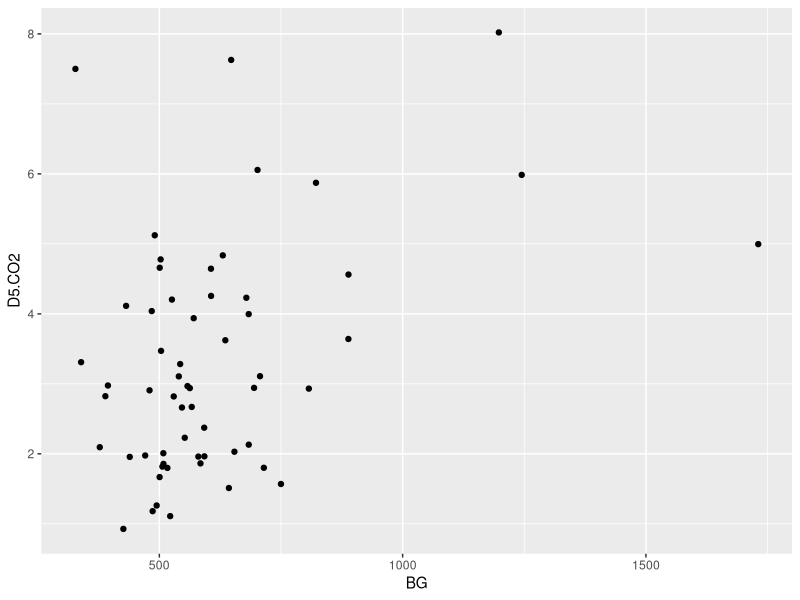
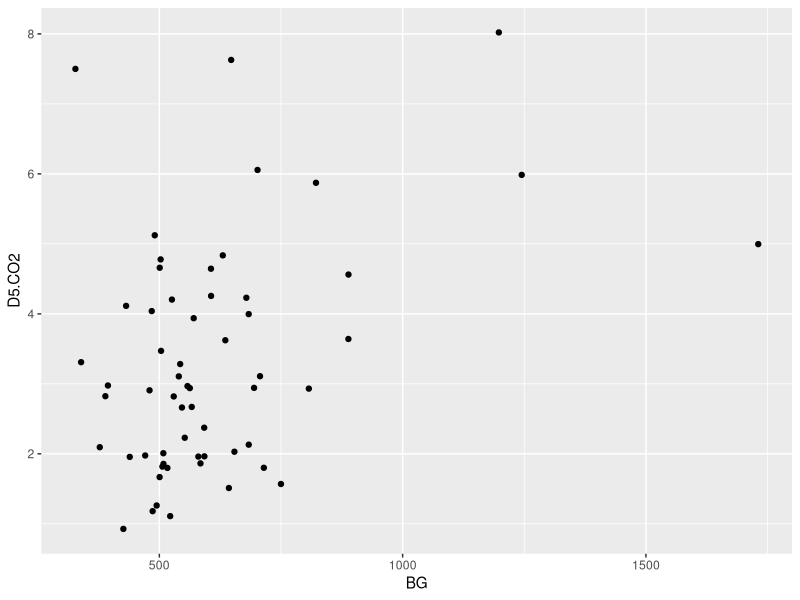
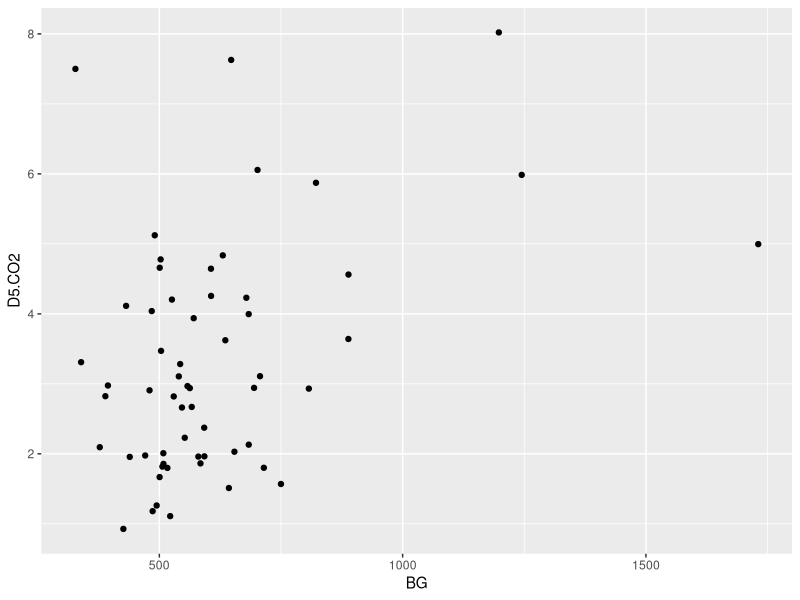
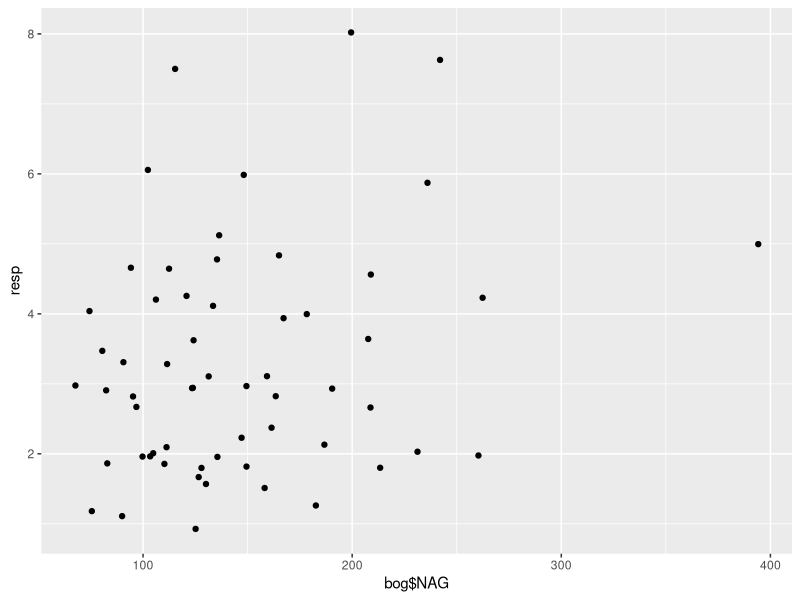
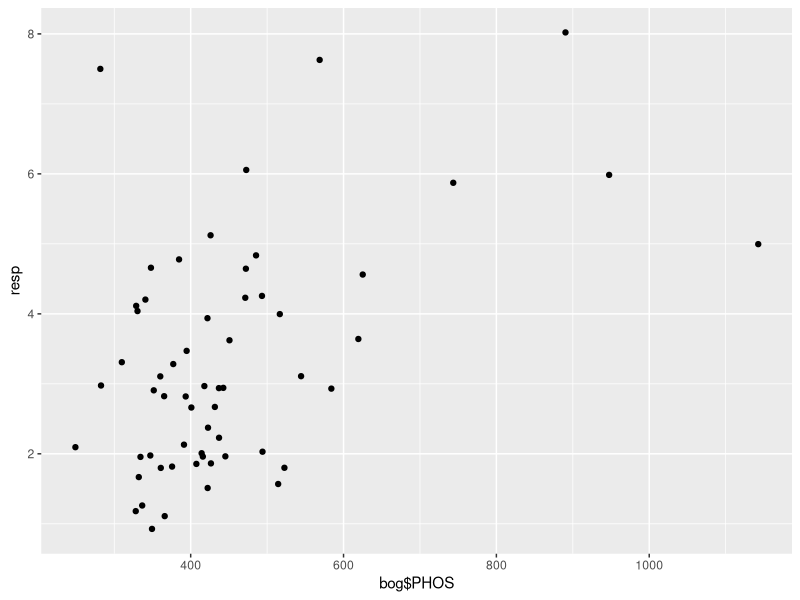
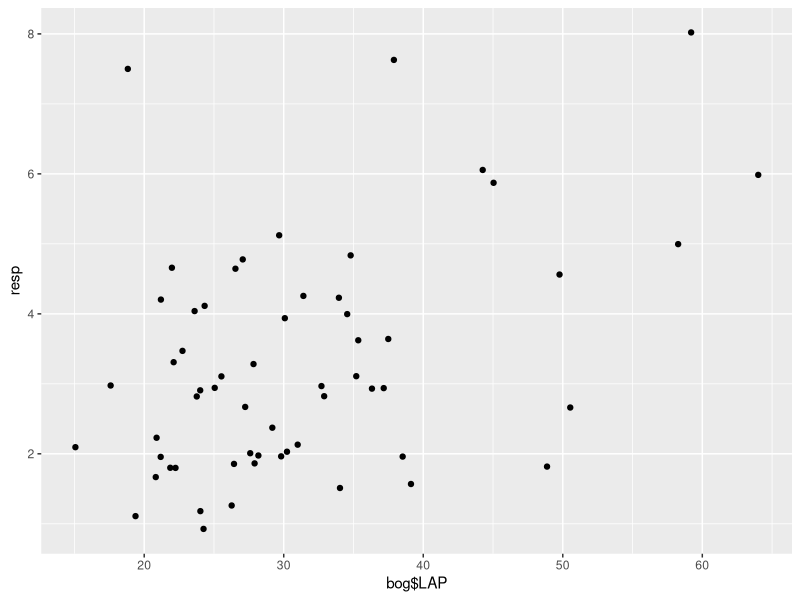
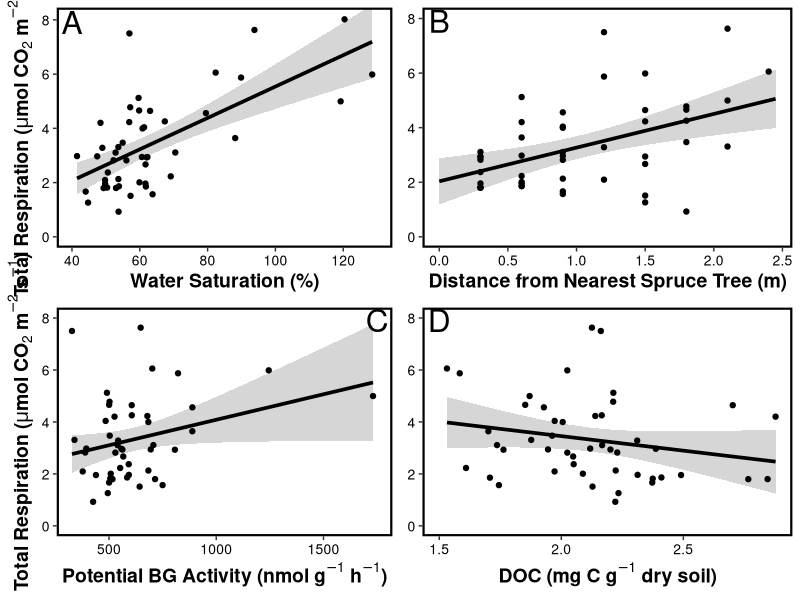
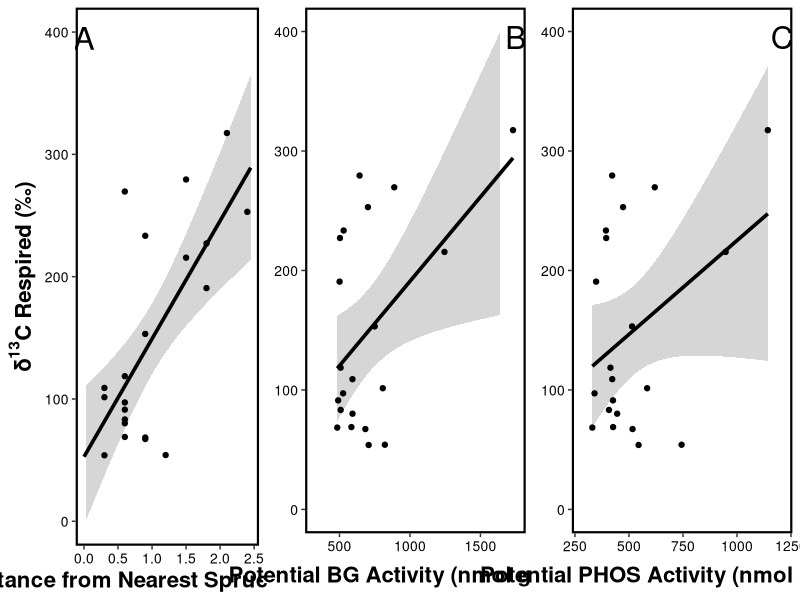

R code for these plots, in order:
### Currrent code for bog paper analyses and figures
### Kenna Rewcastle
### March 6th, 2018
### Revised June 14, 2019

library(ggplot2)
library(dplyr)
library(MASS)
library(stats)
library(gridExtra)
library(knitr)
library(kableExtra)


# Master Data Frame ******SKIP THIS SECTION ***** ------------------------------------------
#bog1<-read.csv("bog_2015.csv")
#bog<-filter(bog1,GWC!="NA")

# Compress enzymes into a total nutrient enzyme activity parameter and a total carbon enzyme activity parameter.

# nutrient enzymes
#NAG<-bog$NAG
#PHOS<-bog$PHOS
#LAP<-bog$LAP 
#enzyNut<-NAG+PHOS+LAP

# carbon enzymes
#CBH<-bog$CBH
#AG<-bog$AG
#BG<-bog$BG
#enzyC<-CBH+AG+BG

# add total enzyme columns to main dataframe
#bog<-cbind(bog,enzyNut,enzyC)

#bog[51,31]<-NA # Excludes one very clear outlier (screwed up analysis?) MBC point

# data frame without NAs for step AIC function
#realbog<-filter(bog,MBC.mg.C.g.1.dry.soil!="NA")

#write.csv(bog,file="Master_BOG2015_forR.csv",row.names=FALSE)
#write.csv(realbog,file="BOG2015_for_stepAIC.csv",row.names=FALSE)


# ANALYSES FOR MANUSCRIPT BODY --------------------------------------------
bog<-read.csv("Master_BOG2015_forR.csv")
realbog<-read.csv("BOG2015_for_stepAIC.csv")
bog_starch<-filter(realbog,carbon=="label")

# Scale C and N values  ----------------

# Reviewer 2 didn't like the idea of adding enzyme activities together to come up with a composite enzyme activity. To address this, I've scaled the enzyme activities so that the magnitude each of the three individual activities in the composite variable are comparable. Resp x each enzyme and d13 by each enzyme will be included in the supplemental material.


# RESPIRATION --------------------------------------------
resp<-bog$D5.CO2

# Carbon enzymes
bg_resp<-lm(resp~bog$BG)
summary(bg_resp) # p = 0.003, R2 = 0.1327
qplot(x=BG,y=D5.CO2,data=bog)

ag_resp<-lm(resp~bog$AG)
summary(ag_resp) # p = 0.990, R2 = -0.01754
qplot(x=BG,y=D5.CO2,data=bog)

cbh_resp<-lm(resp~bog$CBH)
summary(cbh_resp) # p = 0.007 R2 = 0.1067
qplot(x=BG,y=D5.CO2,data=bog)


# Nutrient enzymes
nag_resp<-lm(resp~bog$NAG) 
summary(nag_resp) # p = 0.063 R2 = 0.042
qplot(bog$NAG,resp)

phos_resp<-lm(resp~bog$PHOS)
summary(phos_resp) # p = 0.0001 R2 = 0.2157
qplot(bog$PHOS,resp)

lap_resp<-lm(resp~bog$LAP)
summary(lap_resp) # p = 0.0007938 R2 = 0.1662
qplot(bog$LAP,resp)

##### Model selection using step AIC for resp predictors. These parameters are for the scenario where we include 

resp<-realbog$D5.CO2
MBC<-realbog$MBC.mg.C.g.1.dry.soil
# logMBC<-log(MBC) # Data is slightly more normally distributed... Not enough to matter!
# resp_enzyC<-realbog$enzyC
# resp_enzyNut<-realbog$enzyNut
sat<-realbog$per..saturation
pH<-realbog$pH
DOC<-realbog$DOC..mg.C.g.1.dry.soil.
CN<-realbog$peat.C.N
spruce<-realbog$Dist..Spruce..m.
blub<-realbog$Dist..Blueberry..m.

enzy_C_scale<-data.frame("AG_scale"=realbog$AG,"BG_scale"=realbog$BG,"CBH_scale"=realbog$CBH)
enzy_C_scale<-scale(enzy_C_scale,center=FALSE,scale=TRUE)
sum_C_scale<-enzy_C_scale[,1] + enzy_C_scale[,2] + enzy_C_scale[,3]

enzy_nut_scale<-data.frame("NAG_scale"=realbog$NAG,"PHOS_scale"=realbog$PHOS,"LAP_scale"=realbog$LAP)
enzy_nut_scale<-scale(enzy_nut_scale,center=FALSE,scale=TRUE)
sum_nut_scale<-enzy_nut_scale[,1] + enzy_nut_scale[,2] + enzy_nut_scale[,3]

AG<-realbog$AG
BG<-realbog$BG
CBH<-realbog$CBH
NAG<-realbog$NAG
LAP<-realbog$LAP
PHOS<-realbog$PHOS

# These parameters are on the full dataset (n=59) and excludes MBC and DOC
# resp<-bog$D5.CO2
# resp_enzyC<-bog$enzyC
# resp_enzyNut<-bog$enzyNut
# sat<-bog$per..saturation
# pH<-bog$pH
# CN<-bog$peat.C.N
# spruce<-bog$Dist..Spruce..m.
# blub<-bog$Dist..Blueberry..m.

# Figure out parameter order in initial model by comparing resp~paramater R2

# predict1<-data.frame(MBC,resp_enzyC,resp_enzyNut,sat,pH,DOC,CN,spruce,blub)
# predict1<-data.frame(sum_C_scale,sum_nut_scale,sat,pH,CN,spruce,blub,MBC,DOC)
predict1<-data.frame(AG,BG,CBH,NAG,PHOS,LAP,sat,pH,CN,spruce,blub,MBC,DOC)

param_R2<-function(predict,response){
  N<-ncol(predict)
  R2vect<-c()
  for (i in 1:N) {
    regression<-lm(response~predict[,i])
    R2vect[i]<-summary(regression)$adj.r.squared
  }
  results<-data.frame(names(predict),R2vect)
  colnames(results)<-c("Predictor","R2")
  results<-results[order(-results$R2),] 
  return(results)
}

resp_rs<-param_R2(predict=predict1,response=resp)
print(resp_rs)

# StepAIC model selection 

library(MASS)

mod001<-lm(resp~sat+ PHOS+ LAP+ MBC+ BG+ spruce+ CBH+ NAG+ DOC+ pH+ blub+ CN+ AG)
# mod001<-lm(resp~sat+ resp_enzyNut+ spruce+ resp_enzyC+ pH+ CN+ blub)
startmod<-lm(resp~1)
stepmod001<-stepAIC(startmod,direction="both",scope=resp~sat+ PHOS+ LAP+ MBC+ BG+ spruce+ CBH+ NAG+ DOC+ pH+ blub+ CN+ AG) # best model: resp ~ sat + BG + spruce + DOC, AIC = 19.5
summary(stepmod001)

mod1<-lm(resp~sat)
summary(mod1)
mod2<-lm(resp~sat+BG)
summary(mod2)
mod3<-lm(resp~sat+BG+spruce)
summary(mod3)
mod4<-lm(resp~sat+BG+spruce+DOC)
summary(mod4)

##### Linear regressions between parameters in best fit model and resp

resp_sat<-lm(resp~sat)
summary(resp_sat) # p < 0.001, R2 = 0.411

resp_sat_plot<-ggplot(data=realbog,aes(x=sat,y=resp)) +
  geom_smooth(method=lm,formula=y~x,colour="black",size=1.25) +
  geom_point() +
  ylab(expression(bold(paste("Total Respiration (",mu,"mol"," ","CO"[2]," ","m"^-2," s"^-1,")")))) +
  xlab(label="Water Saturation (%)") +
  coord_cartesian(xlim=c(40,130), ylim=c(0,8.05)) + # Makes sure that CI and line fit extend to edge of graph
  annotate("text", x = 40, y = 7.9, label = "A", size=8, color="black") +
  theme(panel.grid.minor=element_blank(),
        panel.grid.major=element_blank(),
        axis.text=element_text(colour="black",size=10),
        axis.title=element_text(size=14,face="bold"),
        panel.border=element_rect(fill=NA,colour="black",size=1.5),
        panel.background=element_rect(fill=NA)
  )

resp_spruce<-lm(resp~spruce)
summary(resp_spruce) # p = 0.007, R2 = 0.13

resp_spruce_plot<-ggplot(data=realbog,aes(x=spruce,y=resp)) +
  geom_smooth(method=lm,formula=y~x,fullrange=TRUE,colour="black",size=1.25) +
  geom_point() +
  ylab(label=NULL) +
  xlab(label="Distance from Nearest Spruce Tree (m)") +
  ylim(0,8) +
  xlim(0,2.45) +
  annotate("text", x = 0, y = 7.9, label = "B", size=8, color="black") +
  theme(panel.grid.minor=element_blank(),
        panel.grid.major=element_blank(),
        axis.text=element_text(colour="black",size=10),
        axis.title=element_text(size=14,face="bold"),
        panel.border=element_rect(fill=NA,colour="black",size=1.5),
        panel.background=element_rect(fill=NA)
  )

resp_BG_mod<-lm(resp~BG) # p = 0.007, R2 = 0.129
summary(resp_BG_mod)

resp_BG_plot<-ggplot(data=realbog,aes(x=BG,y=resp)) +
  geom_smooth(method=lm,formula=y~x,colour="black",size=1.25) +
  geom_point() +
  ylab(expression(bold(paste("Total Respiration (",mu,"mol"," ","CO"[2]," ","m"^-2," s"^-1,")")))) +
  xlab(expression(bold(paste("Potential BG Activity"," (nmol"," g"^-1," h"^-1,")")))) +
  ylim(0,8) +
  annotate("text", x = 1750, y = 7.9, label = "C", size=8, color="black") +
  theme(panel.grid.minor=element_blank(),
        panel.grid.major=element_blank(),
        axis.text=element_text(colour="black",size=10),
        axis.title=element_text(size=14,face="bold"),
        panel.border=element_rect(fill=NA,colour="black",size=1.5),
        panel.background=element_rect(fill=NA)
  )

resp_DOC<-lm(resp~DOC) # p = 0.16, R2 = 0.022
summary(resp_DOC)

resp_DOC_plot<-ggplot(data=realbog,aes(x=DOC,y=resp)) +
  geom_smooth(method=lm,formula=y~x,colour="black",size=1.25) +
  geom_point() +
  ylab(label=NULL) +
  xlab(expression(bold(paste("DOC (mg C ","g"^-1," dry soil)")))) +
  ylim(0,8) +
  annotate("text", x = 1.5, y = 7.9, label = "D", size=8, color="black") +
  theme(panel.grid.minor=element_blank(),
        panel.grid.major=element_blank(),
        axis.text=element_text(colour="black",size=10),
        axis.title=element_text(size=14,face="bold"),
        panel.border=element_rect(fill=NA,colour="black",size=1.5),
        panel.background=element_rect(fill=NA)
  )

##### Panneled figure for best predictor regressions

library(gridExtra)
Figure2<-grid.arrange(resp_sat_plot,resp_spruce_plot,resp_BG_plot,resp_DOC_plot,nrow=2)
ggsave(filename="Figure2.pdf",plot=Figure2,dpi=300,width=8.75,height=7.5,units="in")

##### Model selection using step AIC for d13 predictors.

bog_starch<-filter(realbog,carbon=="label")

d13<-bog_starch$D5.d13
MBC<-bog_starch$MBC.mg.C.g.1.dry.soil
starch_enzyC<-bog_starch$enzyC
starch_enzyNut<-bog_starch$enzyNut
sat<-bog_starch$per..saturation
pH<-bog_starch$pH
DOC<-bog_starch$DOC..mg.C.g.1.dry.soil.
CN<-bog_starch$peat.C.N
spruce<-bog_starch$Dist..Spruce..m.
blub<-bog_starch$Dist..Blueberry..m.
resp<-bog_starch$D5.CO2
AG<-bog_starch$AG
BG<-bog_starch$BG
CBH<-bog_starch$CBH
NAG<-bog_starch$NAG
PHOS<-bog_starch$PHOS
LAP<-bog_starch$LAP

# Scale enzyme parameters
enzy_C_scale<-data.frame("AG_scale"=bog_starch$AG,"BG_scale"=bog_starch$BG,"CBH_scale"=bog_starch$CBH)
enzy_C_scale<-scale(enzy_C_scale,center=FALSE,scale=TRUE)
sum_C_scale<-enzy_C_scale[,1] + enzy_C_scale[,2] + enzy_C_scale[,3]

enzy_nut_scale<-data.frame("NAG_scale"=bog_starch$NAG,"PHOS_scale"=bog_starch$PHOS,"LAP_scale"=bog_starch$LAP)
enzy_nut_scale<-scale(enzy_nut_scale,center=FALSE,scale=TRUE)
sum_nut_scale<-enzy_nut_scale[,1] + enzy_nut_scale[,2] + enzy_nut_scale[,3]

# Figure out parameter order in initial model by comparing resp~paramater R2

predict2<-data.frame(MBC,AG,BG,CBH,NAG,LAP,PHOS,sat,pH,DOC,CN,spruce,blub)
# predict2<-data.frame(starch_enzyC,starch_enzyNut,sat,pH,CN,spruce,blub)

starch_rs<-param_R2(predict=predict2,response=d13)
print(starch_rs)

# StepAIC model selection
library(MASS)

mod002<-lm(d13~spruce+ MBC+ BG+ CBH+ sat+ LAP+ PHOS+ AG+ NAG+ DOC+ CN+ blub+ pH)
# mod002<-lm(d13~spruce+ starch_enzyC+ sat+ starch_enzyNut+ CN+ pH+ blub)
# Best model: resp~ spruce+ starch_enzyC + starch_enzyNut 
startmod<-lm(d13~1)
stepmod002<-stepAIC(startmod,direction="both",scope=d13~spruce+ MBC+ BG+ CBH+ sat+ LAP+ PHOS+ AG+ NAG+ DOC+ CN+ blub+ pH)
summary(stepmod002) # best model = spruce + BG + PHOS

mod01<-lm(d13~spruce)
summary(mod01)
mod02<-lm(d13~spruce+ BG)
summary(mod02)
mod03<-lm(d13~spruce + BG + PHOS)
summary(mod03)

##### Linear regressions between parameters in best fit model and d13

d13_spruce<-lm(d13~spruce)
summary(d13_spruce) # p = 0.002, R2 = 0.35

d13_spruce_plot<-ggplot(data=bog_starch,aes(x=spruce,y=d13)) +
  geom_smooth(method=lm,formula=y~x,fullrange=TRUE,colour="black",size=1.25) +
  geom_point() +
  ylab(label=expression(bold(paste("\u03B4"^{bold("13")}, "C Respired (\u2030)")))) +
  xlab(label="Distance from Nearest Spruce Tree (m)") +
  ylim(0,400) +
  xlim(0,2.45) +
  annotate("text", x = 0, y = 395, label = "A", size=8, color="black") +
  theme(panel.grid.minor=element_blank(),
        panel.grid.major=element_blank(),
        axis.text=element_text(colour="black",size=10),
        axis.title.y=element_text(size=16,face="bold"),
        axis.title.x=element_text(size=16,face="bold"),
        panel.border=element_rect(fill=NA,colour="black",size=1.5),
        panel.background=element_rect(fill=NA)
  )

d13_BG<-lm(d13~BG) # p = 0.010, R2 = 0.2515
summary(d13_BG)

d13_BG_plot<-ggplot(data=bog_starch,aes(x=BG,y=d13)) +
  geom_smooth(method=lm,formula=y~x,colour="black",size=1.25) +
  geom_point() +
  ylab(label=NULL) +
  xlab(expression(bold(paste("Potential BG Activity"," (nmol"," g"^-1," h"^-1,")")))) +
  ylim(0,400) +
  annotate("text", x = 1750, y = 395, label = "B", size=8, color="black") +
  theme(panel.grid.minor=element_blank(),
        panel.grid.major=element_blank(),
        axis.text=element_text(colour="black",size=10),
        axis.title.y=element_text(size=16,face="bold"),
        axis.title.x=element_text(size=16,face="bold"),
        panel.border=element_rect(fill=NA,colour="black",size=1.5),
        panel.background=element_rect(fill=NA)
  )

d13_PHOS<-lm(d13~PHOS) # p = 0.04807, R2 = 0.1405
summary(d13_PHOS)

d13_PHOS_plot<-ggplot(data=bog_starch,aes(x=PHOS,y=d13)) +
  geom_smooth(method=lm,formula=y~x,colour="black",size=1.25) +
  geom_point() +
  ylab(label=NULL) +
  xlab(expression(bold(paste("Potential PHOS Activity"," (nmol"," g"^-1," h"^-1,")")))) +
  ylim(0,400) +
  annotate("text", x = 1210, y = 395, label = "C", size=8, color="black") +
  theme(panel.grid.minor=element_blank(),
        panel.grid.major=element_blank(),
        axis.text=element_text(colour="black",size=10),
        axis.title.y=element_text(size=16,face="bold"),
        axis.title.x=element_text(size=16,face="bold"),
        panel.border=element_rect(fill=NA,colour="black",size=1.5),
        panel.background=element_rect(fill=NA)
  )

##### Panneled figure for best predictor regressions

library(gridExtra)
Figure1<-grid.arrange(d13_spruce_plot,d13_BG_plot,d13_PHOS_plot,nrow=1)
# ggsave(filename="Figure1.jpeg",plot=Figure1,dpi=300,width=11,units="in")

###### Does respiration predict d13?
starch_resp<-lm(d13~resp)
summary(starch_resp) # no, p=0.88
qplot(x=resp,y=d13)

##### Mean bog properties table

# Use full dataset that includes NAs, bog1
bog1<-read.csv("bog_2015.csv")
names(bog1)

blub<-bog1$Dist..Blueberry..m.
spruce<-bog1$Dist..Spruce..m.
sat<-bog1$per..saturation
pH<-bog1$pH
peatCN<-bog1$peat.C.N
DOC<-bog1$DOC..mg.C.g.1.dry.soil.
DON<-bog1$DON..mg.N.g.1.dry.soil.
MBC<-bog1$MBC.mg.C.g.1.dry.soil
MBN<-bog1$MBN.mg.N.g.1.dry.soil
enzyC<-(bog1$AG + bog1$BG + bog1$CBH)
enzyN<-(bog1$NAG + bog1$PHOS + bog1$LAP)

tableDat<-data.frame(blub,spruce,sat,pH,peatCN,DOC,DON,MBC,MBN,enzyC,enzyN)

#########################################################################################################
# FUNCTION: bogMean
# Calculates site-level mean and standard deviation of all bog properties
# input: dat: data frame where columns are individual parameters and rows are observations across parameters for an individual mesocosm
# output: data frame listing mean and sd for each parameter
#--------------------------------------------------------------------------------------------------------

bogMean<-function(dat=NULL) {
  if(is.null(dat)) { # Minimalist code for default data frame to test function
    var1<-runif(10)
    var2<-runif(10)
    dat<-data.frame(var1,var2)
  }
  
  N<-ncol(dat)
  
  param<-c()
  meanDat<-c()
  sdDat<-c()
  sumDat<-data.frame(param,meanDat,sdDat)
  
  namesDat<-names(dat)
  
  for(i in 1:N) {
    meanVar<-mean(dat[,i], na.rm=TRUE) # removes NAs from a column before calculating mean
    sdVar<-sd(dat[,i], na.rm=TRUE)
    name<-namesDat[i]
    
    sumDat[i,1]<-name
    sumDat[i,2]<-meanVar
    sumDat[i,3]<-sdVar
  }
  
  names(sumDat)<-c("Parameter","Mean","Standard Deviation")
  return(sumDat)
}
#_________________________________________________________________

tableOutput<-bogMean(dat=tableDat)
write.csv(tableOutput,file="table_means.csv") # Creates a .csv file in working directory with parameters and their means and sds. This data goes into a .csv file that will be used as the skeleton for a kable table.

# See markdown file --> knit to pdf for using kable to make table look pretty for manuscript.



# SUPPLEMENTARY FIGURES ---------------------------------------------------

##### Mesh size does not affect microbial biomass (plot and stats)

mesh<-as.factor(bog$treatment)
MBC<-bog$MBC.mg.C.g.1.dry.soil

mesh_MBC<-lm(MBC~mesh)
anova(mesh_MBC) # p = 0.204, F = 1.646
summary(mesh_MBC)

mesh_cols<-c("1"="grey60","2"="grey32","3"="black")
mesh_scale<-c(1,2,3)

mesh_MBC_fig<-ggplot(data=bog,aes(x=mesh,y=MBC)) +
  geom_boxplot(lwd=1.5) +
  labs(x="Mesh Size",y=bquote(bold('Microbial Biomass C (mg C '*g^-1*' dry soil)'))) +
  # scale_colour_manual(values=mesh_cols,labels=c("1.45 mm","55 \u03BCm","5 \u03BCm"),guide=FALSE) + 
  # weird text is unicode for mu
  annotate("text",x=3.4,y=4.1,label="A",size=10) +
  scale_x_discrete(limits=mesh_scale, labels=c("1.45 mm","55 \u03BCm","5 \u03BCm")) +
  theme(panel.grid.minor=element_blank(),panel.grid.major=element_blank(),
        axis.text=element_text(colour="black",size=10),
        axis.title=element_text(size=14,face="bold"),
        panel.border=element_rect(fill=NA,colour="black",size=1.5),
        panel.background=element_rect(fill=NA))

mesh_MBC_fig

##### Mesh size does not affect peat water saturation (plot and stats)

mesh<-as.factor(bog$treatment)
sat<-bog$per..saturation

mesh_sat<-lm(sat~mesh)
anova(mesh_sat) # p = 0.09372, F = 2.470
summary(mesh_sat)

mesh_cols<-c("1"="grey60","2"="grey32","3"="black")
mesh_scale<-c(1,2,3)

mesh_sat_fig<-ggplot(data=bog,aes(x=mesh,y=sat)) +
  geom_boxplot(lwd=1.5) +
  labs(x="Mesh Size",y="% Water Saturation") +
  # scale_colour_manual(values=mesh_cols,labels=c("1.45 mm","55 \u03BCm","5 \u03BCm"),guide=FALSE) + 
  # weird text is unicode for mu
  annotate("text",x=3.4,y=128,label="B",size=10) +
  scale_x_discrete(limits=mesh_scale, labels=c("1.45 mm","55 \u03BCm","5 \u03BCm")) +
  theme(panel.grid.minor=element_blank(),panel.grid.major=element_blank(),
        axis.text=element_text(colour="black",size=10),
        axis.title=element_text(size=14,face="bold"),
        panel.border=element_rect(fill=NA,colour="black",size=1.5),
        panel.background=element_rect(fill=NA))

mesh_sat_fig

##### Paneled figure for supplemental Figure S1

library(gridExtra)
S1<-grid.arrange(mesh_MBC_fig,mesh_sat_fig,nrow=1)
ggsave(filename="S1.jpeg",plot=S1,dpi=300)

##### Labeled starch treatment was successful (increase in 13C CO2 respiration in labeled mesocosms)

carbon<-as.factor(bog$carbon)
d13<-bog$D5.d13

d13effect<-t.test(formula=d13~carbon) # p < 0.001, t = -9.5717
labeled<-filter(bog,carbon=="label")
water<-filter(bog,carbon=="control")
mean(labeled$D5.d13) # 134.38
sd(labeled$D5.d13) # 82.99
mean(water$D5.d13) # -7.82
sd(water$D5.d13) # 6.65

# Figure for S2
d13_scale<-c(1,2)

d13effect_fig<-ggplot(data=bog,aes(x=carbon,y=d13)) +
  geom_boxplot(lwd=1.5) +
  labs(x=expression(bold(paste(text=" "^{bold("13")},"C"," Starch Addition"))),y=expression(bold(paste("\u03B4"^{bold("13")}, "C Respired (\u2030)")))) +
  scale_x_discrete(labels=c("control"="Control","label"="Labeled")) +
  theme(panel.grid.minor=element_blank(),panel.grid.major=element_blank(),
        axis.text.y=element_text(colour="black",size=10),
        axis.text.x=element_text(colour="black",size=14),
        axis.title=element_text(size=14,face="bold"),
        panel.border=element_rect(fill=NA,colour="black",size=1.5),
        panel.background=element_rect(fill=NA))

## Save plot
ggsave(filename="S2.jpeg",plot=d13effect_fig,dpi=300)


#### Starch addition treatment doesn't affect: total resp, microbial biomass, enzyme activity (all 6), peat saturation, pH

carbon<-as.factor(bog$carbon)
resp<-bog$D5.CO2
MBC<-bog$MBC.mg.C.g.1.dry.soil
AG<-bog$AG
BG<-bog$BG
CBH<-bog$CBH
NAG<-bog$NAG
PHOS<-bog$PHOS
LAP<-bog$LAP
sat<-bog$per..saturation
pH<-bog$pH
DOC<-bog$DOC..mg.C.g.1.dry.soil.
CN<-bog$peat.C.N
enzyC<-bog$enzyC
enzyNut<-bog$enzyNut

# t-tests first
t.test(formula=resp~carbon) # p = 0.6186, t = -0.50054, RESPIRATION
t.test(formula=MBC~carbon) # p = 0.667, t = -0.43349, MBC
t.test(formula=AG~carbon) # p = 0.4964, t = 0.68441, AG
starch_BG<-t.test(formula=BG~carbon) # p = 0.1615, t = -1.4219
starch_CBH<-t.test(formula=CBH~carbon) # p = 0.1607, t = -1.4225
starch_NAG<-t.test(formula=NAG~carbon) # p = 0.3001, t = 1.0463
starch_PHOS<-t.test(formula=PHOS~carbon) # p = 0.166, t = -1.4057
starch_LAP<-t.test(formula=LAP~carbon) # p = 0.6616, t = -0.44
starch_enzyC<-t.test(formula=enzyC~carbon)
starch_enzyNut<-t.test(formula=enzyNut~carbon)
starch_sat<-t.test(formula=sat~carbon) # p = 0.2097, t = -1.2694 
starch_pH<-t.test(formula=pH~carbon) # p = 0.8739, t = -0.15945
starch_DOC<-t.test(formula=DOC~carbon) # p = 0.2034, t = 1.2964
starch_CN<-t.test(formula=CN~carbon) # p = 0.9167, t = -0.10508

# MIGHT need to build a supplemental figure displaying all of this

##### Respiration and d13 by DOC and MBC to validate removing from model selection

DOC_resp<-lm(resp~DOC)
summary(DOC_resp)

MBC_resp<-lm(resp~MBC)
summary(MBC_resp)

DOC_d13<-lm(d13~DOC)
summary(DOC_d13)

MBC_d13<-lm(d13~MBC)
summary(MBC_d13)

##### Atom percent 13CO2 across sampling days

five_day_atom<-c(bog_starch$D1.13C.atom..,bog_starch$D2.13C.atom..,bog_starch$D3.13C.atom..,bog_starch$D4.13C.atom..,bog_starch$D5.13C.atom..)

atom_days<-rep(1:5,each=22)

atom_dat<-data.frame("Day"=atom_days,"Atom_Percent"=five_day_atom)
atom_dat$Day<-as.factor(atom_dat$Day)

# I think boxplots are the correct way to do this...
atom_days_fig<-ggplot(data=atom_dat,aes(x=Day,y=Atom_Percent)) +
    geom_boxplot(lwd=1) +
    labs(y=expression(bold(paste(text=" "^{bold("13")},"C"," Atom % in ","CO"[bold(2)]))),x=expression(bold(paste(text="Days After"," "^{bold("13")},"C","-Starch Addition")))) +
    theme(panel.grid.minor=element_blank(),panel.grid.major=element_blank(),
          axis.text.y=element_text(colour="black",size=10),
          axis.text.x=element_text(colour="black",size=14),
          axis.title=element_text(size=14,face="bold"),
          panel.border=element_rect(fill=NA,colour="black",size=1.5),
          panel.background=element_rect(fill=NA))

atom_days_smooth<-ggplot(data=atom_dat,aes(x=as.numeric(atom_dat$Day),y=Atom_Percent)) +
  geom_point() +
  geom_smooth(col="black") +
  labs(y=expression(bold(paste(text=" "^{bold("13")},"C"," Atom % in ","CO"[bold(2)]))),x=expression(bold(paste(text="Days After"," "^{bold("13")},"C","-Starch Addition")))) +
  theme(panel.grid.minor=element_blank(),panel.grid.major=element_blank(),
        axis.text.y=element_text(colour="black",size=10),
        axis.text.x=element_text(colour="black",size=14),
        axis.title=element_text(size=14,face="bold"),
        panel.border=element_rect(fill=NA,colour="black",size=1.5),
        panel.background=element_rect(fill=NA))

##### Atom percent 13CO2 across sampling days

five_day_d13<-c(bog_starch$D1.d13,bog_starch$D2.d13,bog_starch$D3.d13,bog_starch$D4.d13,bog_starch$D5.d13)

d13_days<-rep(1:5,each=22)

d13_dat<-data.frame("Day"=d13_days,"d13"=five_day_d13)
d13_dat$Day<-as.factor(d13_dat$Day)

d13_days_fig<-ggplot(data=d13_dat,aes(x=Day,y=d13)) +
  geom_boxplot(lwd=1) +ylab(label=expression(bold(paste("\u03B4"^{bold("13")}, "C Respired (\u2030)")))) +
  labs(y=expression(bold(paste("\u03B4"^{bold("13")}, "C Respired (\u2030)"))),x=expression(bold(paste(text="Days After"," "^{bold("13")},"C","-Starch Addition")))) +
  theme(panel.grid.minor=element_blank(),panel.grid.major=element_blank(),
        axis.text.y=element_text(colour="black",size=10),
        axis.text.x=element_text(colour="black",size=14),
        axis.title=element_text(size=14,face="bold"),
        panel.border=element_rect(fill=NA,colour="black",size=1.5),
        panel.background=element_rect(fill=NA))

ggsave(filename="d13_5_days.jpg",plot=d13_days_fig)

# Distrubtion in mesocosm proximity to spruce, blueberry ------------------

Distance<-c(bog$Dist..Spruce..m.,bog$Dist..Blueberry..m.)
Tree<-c(rep("spruce",times=59),rep("blub",times=59))
dist_df<-data.frame("Tree"=Tree,"Distance"=Distance)

ggplot(data=dist_df, aes(dist_df$Distance,fill=dist_df$Tree)) + 
  geom_density(alpha=0.7) +
  labs(fill="Focal plant species",x="Mesocosm distance to nearest stem (m)",y="Density") +
  scale_fill_discrete(labels=c("spruce"="black spruce","blub"="blueberry")) +
  theme_classic()

ggsave(filename="Plant_dist.jpg")



# Is water-microbial activity relationship driven by pH? ------------------

#### Water saturation vs. pH
sat_pH<-ggplot(data=bog,aes(x=bog$per..saturation,y=bog$pH)) +
  geom_smooth(method=lm,formula=y~x,colour="black",size=1.25) +
  geom_point() +
  ylab(expression(bold(paste("pH")))) +
  xlab(label="Water Saturation (%)") +
  theme(panel.grid.minor=element_blank(),
        panel.grid.major=element_blank(),
        axis.text=element_text(colour="black",size=10),
        axis.title=element_text(size=14,face="bold"),
        panel.border=element_rect(fill=NA,colour="black",size=1.5),
        panel.background=element_rect(fill=NA)
  )

sat_pH_mod<-lm(bog$pH~bog$per..saturation)
summary(sat_pH_mod) # Significant, p =0.02575, F = 5.244

resp_sat_pH<-lm(bog$D5.CO2~bog$per..saturation*bog$pH)
summary(resp_sat_pH)

resp_pH<-lm(bog$D5.CO2~bog$pH)
summary(resp_pH)
# While there is a negative relationship between peat saturation and pH (p =0.02575, F = 5.244), this relationship does not seem to confound the strong correlation between peat saturation and respiration, as there is no indication of an impact of pH alone (p = 0.08687, F = 3.035) or an interactive effect between pH and peat saturation on heterotrophic respiration (p = 0.983, F = 12.87).
